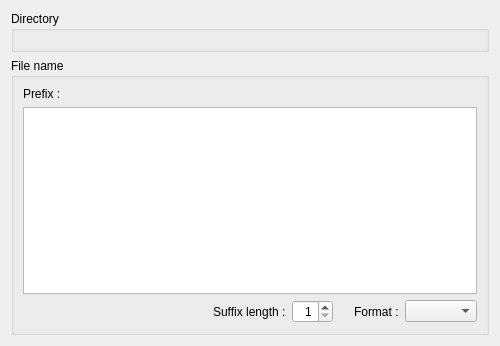
<?xml version="1.0" encoding="UTF-8"?>
<ui version="4.0">
 <class>ContinuousSnapshotWizard_FilePropertyPage</class>
 <widget name="ContinuousSnapshotWizard_FilePropertyPage" class="QWizardPage">
  <property name="geometry">
   <rect>
    <x>0</x>
    <y>0</y>
    <width>500</width>
    <height>346</height>
   </rect>
  </property>
  <property name="windowTitle">
   <string>WizardPage</string>
  </property>
  <property name="title">
   <string>File Properties</string>
  </property>
  <property name="subTitle">
   <string>Please specify the properties of output files.</string>
  </property>
  <layout class="QVBoxLayout" name="verticalLayout_2">
   <item>
    <widget class="QGroupBox" name="directoryGroupBox">
     <property name="title">
      <string>Directory</string>
     </property>
     <layout class="QVBoxLayout" name="verticalLayout_3">
      <item>
       <widget class="DirnameEditWidget" name="directoryEditWidget" native="true"/>
      </item>
     </layout>
    </widget>
   </item>
   <item>
    <widget class="QGroupBox" name="filenameGroupBox">
     <property name="title">
      <string>File name</string>
     </property>
     <layout class="QVBoxLayout" name="verticalLayout">
      <item>
       <widget class="QLabel" name="prefixLabel">
        <property name="text">
         <string>Prefix :</string>
        </property>
       </widget>
      </item>
      <item>
       <widget class="QTableWidget" name="prefixTableWidget">
        <property name="editTriggers">
         <set>QAbstractItemView::DoubleClicked|QAbstractItemView::EditKeyPressed</set>
        </property>
        <property name="columnCount">
         <number>0</number>
        </property>
        <attribute name="horizontalHeaderCascadingSectionResizes">
         <bool>false</bool>
        </attribute>
        <attribute name="horizontalHeaderDefaultSectionSize">
         <number>100</number>
        </attribute>
        <attribute name="horizontalHeaderStretchLastSection">
         <bool>true</bool>
        </attribute>
        <attribute name="verticalHeaderCascadingSectionResizes">
         <bool>false</bool>
        </attribute>
        <attribute name="verticalHeaderMinimumSectionSize">
         <number>16</number>
        </attribute>
       </widget>
      </item>
      <item>
       <layout class="QHBoxLayout" name="horizontalLayout">
        <item>
         <spacer name="horizontalSpacer">
          <property name="orientation">
           <enum>Qt::Horizontal</enum>
          </property>
          <property name="sizeHint" stdset="0">
           <size>
            <width>40</width>
            <height>20</height>
           </size>
          </property>
         </spacer>
        </item>
        <item>
         <widget class="QLabel" name="suffixLabel">
          <property name="text">
           <string>Suffix length :</string>
          </property>
         </widget>
        </item>
        <item>
         <widget class="QSpinBox" name="suffixSpinBox">
          <property name="alignment">
           <set>Qt::AlignRight|Qt::AlignTrailing|Qt::AlignVCenter</set>
          </property>
          <property name="minimum">
           <number>1</number>
          </property>
          <property name="maximum">
           <number>10</number>
          </property>
         </widget>
        </item>
        <item>
         <spacer name="horizontalSpacer_2">
          <property name="orientation">
           <enum>Qt::Horizontal</enum>
          </property>
          <property name="sizeType">
           <enum>QSizePolicy::Fixed</enum>
          </property>
          <property name="sizeHint" stdset="0">
           <size>
            <width>15</width>
            <height>1</height>
           </size>
          </property>
         </spacer>
        </item>
        <item>
         <widget class="QLabel" name="formatLabel">
          <property name="text">
           <string>Format :</string>
          </property>
         </widget>
        </item>
        <item>
         <widget class="QComboBox" name="formatComboBox"/>
        </item>
       </layout>
      </item>
     </layout>
    </widget>
   </item>
  </layout>
 </widget>
 <customwidgets>
  <customwidget>
   <class>DirnameEditWidget</class>
   <extends>QWidget</extends>
   <header>guibase/widget/dirnameeditwidget.h</header>
   <container>1</container>
  </customwidget>
 </customwidgets>
 <resources/>
 <connections/>
</ui>
